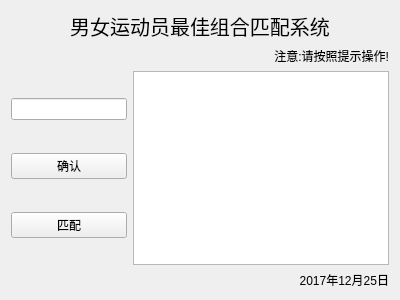
<?xml version="1.0" encoding="UTF-8"?>
<ui version="4.0">
 <class>AthleteMatch</class>
 <widget class="QWidget" name="AthleteMatch">
  <property name="geometry">
   <rect>
    <x>0</x>
    <y>0</y>
    <width>400</width>
    <height>300</height>
   </rect>
  </property>
  <property name="windowTitle">
   <string>AthleteMatch</string>
  </property>
  <layout class="QVBoxLayout" name="verticalLayout_2">
   <item>
    <widget class="QLabel" name="label">
     <property name="font">
      <font>
       <pointsize>15</pointsize>
      </font>
     </property>
     <property name="text">
      <string>男女运动员最佳组合匹配系统</string>
     </property>
     <property name="alignment">
      <set>Qt::AlignCenter</set>
     </property>
     <property name="margin">
      <number>9</number>
     </property>
    </widget>
   </item>
   <item>
    <widget class="QLabel" name="label_2">
     <property name="text">
      <string>注意:请按照提示操作!</string>
     </property>
     <property name="alignment">
      <set>Qt::AlignRight|Qt::AlignTrailing|Qt::AlignVCenter</set>
     </property>
    </widget>
   </item>
   <item>
    <layout class="QHBoxLayout" name="horizontalLayout">
     <item>
      <layout class="QVBoxLayout" name="verticalLayout">
       <item>
        <widget class="QLineEdit" name="lineEdit"/>
       </item>
       <item>
        <widget class="QPushButton" name="pushButton_1">
         <property name="text">
          <string>确认</string>
         </property>
        </widget>
       </item>
       <item>
        <widget class="QPushButton" name="pushButton_2">
         <property name="text">
          <string>匹配</string>
         </property>
        </widget>
       </item>
      </layout>
     </item>
     <item>
      <widget class="QListWidget" name="listView"/>
     </item>
    </layout>
   </item>
   <item>
    <widget class="QLabel" name="label_3">
     <property name="text">
      <string>2017年12月25日</string>
     </property>
     <property name="alignment">
      <set>Qt::AlignRight|Qt::AlignTrailing|Qt::AlignVCenter</set>
     </property>
    </widget>
   </item>
  </layout>
 </widget>
 <layoutdefault spacing="6" margin="11"/>
 <resources/>
 <connections/>
</ui>
